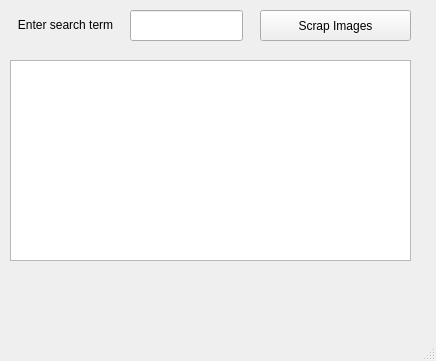
<?xml version="1.0" encoding="UTF-8"?>
<ui version="4.0">
 <class>MainWindow</class>
 <widget class="QMainWindow" name="MainWindow">
  <property name="enabled">
   <bool>true</bool>
  </property>
  <property name="geometry">
   <rect>
    <x>0</x>
    <y>0</y>
    <width>436</width>
    <height>361</height>
   </rect>
  </property>
  <property name="windowTitle">
   <string>MainWindow</string>
  </property>
  <property name="autoFillBackground">
   <bool>false</bool>
  </property>
  <property name="tabShape">
   <enum>QTabWidget::Rounded</enum>
  </property>
  <widget class="QWidget" name="centralwidget">
   <widget class="QLabel" name="label">
    <property name="geometry">
     <rect>
      <x>10</x>
      <y>10</y>
      <width>111</width>
      <height>31</height>
     </rect>
    </property>
    <property name="text">
     <string>&lt;html&gt;&lt;head/&gt;&lt;body&gt;&lt;p align=&quot;center&quot;&gt;Enter search term&lt;/p&gt;&lt;/body&gt;&lt;/html&gt;</string>
    </property>
   </widget>
   <widget class="QLineEdit" name="lineEdit">
    <property name="geometry">
     <rect>
      <x>130</x>
      <y>10</y>
      <width>113</width>
      <height>31</height>
     </rect>
    </property>
   </widget>
   <widget class="QPushButton" name="pushButton">
    <property name="geometry">
     <rect>
      <x>260</x>
      <y>10</y>
      <width>151</width>
      <height>31</height>
     </rect>
    </property>
    <property name="text">
     <string>Scrap Images</string>
    </property>
   </widget>
   <widget class="QTextEdit" name="textEdit">
    <property name="geometry">
     <rect>
      <x>10</x>
      <y>60</y>
      <width>401</width>
      <height>201</height>
     </rect>
    </property>
   </widget>
  </widget>
  <widget class="QMenuBar" name="menubar">
   <property name="geometry">
    <rect>
     <x>0</x>
     <y>0</y>
     <width>436</width>
     <height>18</height>
    </rect>
   </property>
  </widget>
  <widget class="QStatusBar" name="statusbar"/>
 </widget>
 <resources/>
 <connections/>
</ui>
